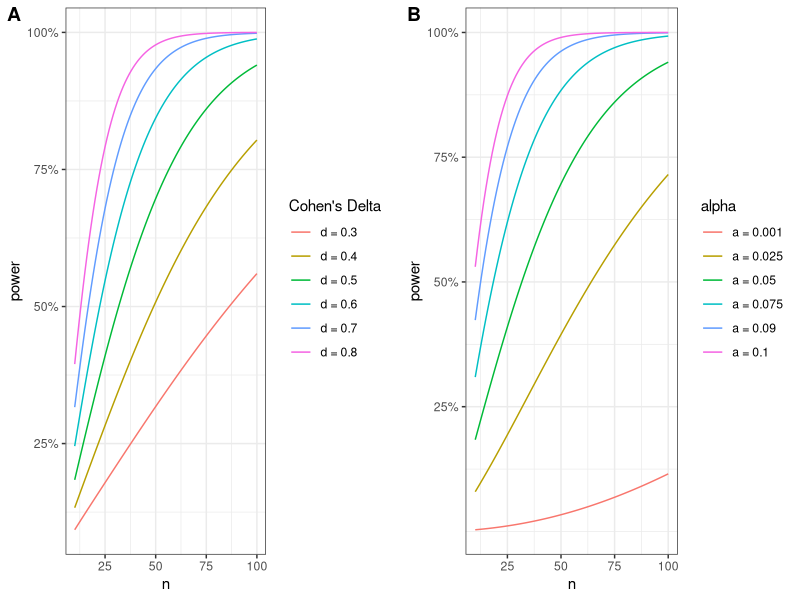

Here is the R script that generated this plot:
deltas <- seq(0.3,0.8,by = 0.1)
n      <- seq(10,100, by =   1)
alphas <- c(0.001,0.025,0.05,0.075,0.09,0.1)
data   <- data.frame(n=n)
for (ii in deltas){
  name <- paste('d',toString(ii),sep=' = ')
  data[,name] = power.t.test(delta = ii, n = data$n)$power
}
for (ii in 1:6){
  name <- paste('a',toString(alphas[ii]),sep=' = ')
  data[,name] = power.t.test(delta = deltas[ii],n=data$n,sig.level = alphas[ii])$power
}
library(tidyr)

data <- data %>% gather(key='interest',value = power,-n)

library(ggplot2)
data_b <- data[1:546,]
names(data_b)[2] <- "Cohen's Delta"
g <- ggplot(data_b) + geom_line(aes(x = n,y = power,color = `Cohen's Delta`)) + theme_bw()

g <- g + scale_y_continuous(label=c('25%','50%','75%','100%'),breaks = c(0.25,0.5,0.75,1.00))

data_c <- data[547:1092,]
names(data_c)[2] <- 'alpha'
h <- ggplot(data_c) + geom_line(aes(x = n,y = power,color = `alpha`)) + theme_bw()

h <- h + scale_y_continuous(label=c('25%','50%','75%','100%'),breaks = c(0.25,0.5,0.75,1.00))

library(cowplot)

plot_grid(g , h, labels = "AUTO")